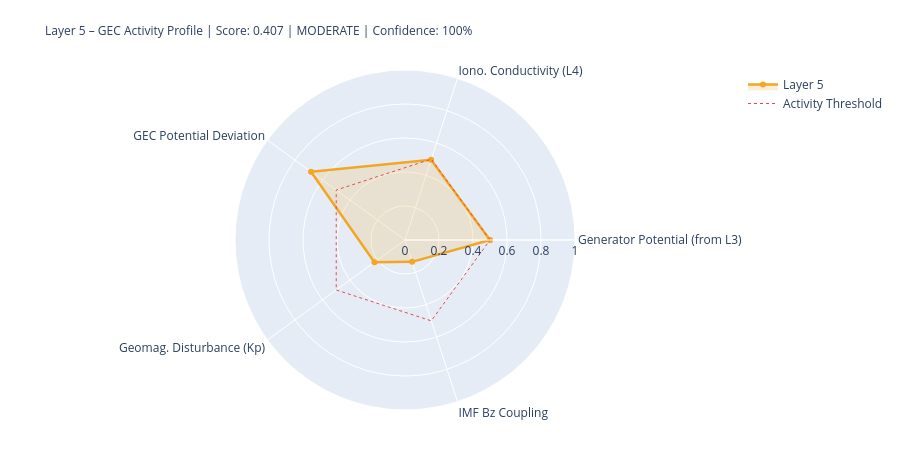

Source (notebook cell):
### Markdown cell above
---
## 5. State Assessment & Handoff to Layer 6

### Code cell
# ============================================================
# LAYER-5-SCORE
# ============================================================

# Components
# 1) Generator activity (Layer-3-driven)
gen_score = norm(generator_strength, 0.3, 2.0)
gen_src   = 'from_layer3' if l3_thunder_score is not None else 'estimated'

# 2) Ionospheric conductivity (Layer-4-driven)
iono_score = norm(iono_cond_factor, 0.7, 1.4)
iono_src   = 'from_layer4' if l4_ioniz is not None else 'estimated'

# 3) GEC potential deviation from reference
pot_score = norm(abs(delta_V_pct), 0, 30)  # 0 = at reference, 1 = 30% deviation
pot_src   = 'derived'

# 4) Geomagnetic disturbance (Kp) – modulates vertical currents
kp_score = norm(kp_val, 0, 9)
kp_src   = 'primary' if kp_now is not None else 'from_layer4'

# 5) IMF Bz coupling (southward = stronger M-I coupling → GEC influence)
bz_score = norm(-(bz_now or 0), -5, 30) if bz_now is not None else None
bz_src   = 'primary' if bz_now is not None else 'missing'

COMPONENTS = {
    'Generator Potential (from L3)':  {'score': gen_score,   'source': 'derived_from_layer3', 'dynamic': True},
    'Iono. Conductivity (L4)':      {'score': iono_score,  'source': iono_src, 'dynamic': True},
    'GEC Potential Deviation':      {'score': pot_score,   'source': pot_src,  'dynamic': True},
    'Geomag. Disturbance (Kp)':         {'score': kp_score,    'source': kp_src,   'dynamic': True},
    'IMF Bz Coupling':               {'score': bz_score,    'source': bz_src,   'dynamic': True},
}

available   = {k: v['score'] for k, v in COMPONENTS.items() if v['score'] is not None}
unavailable = [k for k, v in COMPONENTS.items() if v['score'] is None]
layer5_score = round(sum(available.values()) / len(available), 4) if available else None
confidence   = round(len(available) / len(COMPONENTS), 2)
level = ('unknown' if layer5_score is None
         else 'quiet'   if layer5_score < 0.3
         else 'moderate' if layer5_score < 0.6
         else 'active')
dominant_l5 = max(available, key=available.get) if available else 'none'

# Kp consistency: separate 1-min raw value from score value
kp_1m_raw   = kp_now          # directly from API (can be 0.0 during live measurement)
kp_for_score = kp_val          # from Layer-0 context or estimated value if needed
kp_score_src = kp_src

W = 68
print('=' * W)
print('LAYER 5 – GLOBAL ELECTRIC CIRCUIT – STATE ASSESSMENT')
print('=' * W)
for name, comp in COMPONENTS.items():
    s = comp['score']
    if s is not None:
        bar = '█' * int(s*20) + '░' * (20-int(s*20))
        print(f'  {name:<34} {bar}  {s:.3f}  [{comp["source"]}]')
    else:
        print(f'  {name:<34} {"─"*20}  n/a   [missing]')
print('-' * W)
print(f'  Score:         {layer5_score:.3f}  ({len(available)}/{len(COMPONENTS)} components)')
print(f'  Confidence:    {confidence:.0%}')
print(f'  Level:         {level.upper()}')
print(f'  Dominant:      {dominant_l5}')
print(f'  V_iono:        {V_iono_mod:.1f} kV  (Δ {delta_V_pct:+.1f}% vs. Ref)')
print(f'  I_total:       {I_total_mod:.1f} A   (Δ {delta_I_pct:+.1f}% vs. Ref)')
print('=' * W)

# Radar
cats   = list(available.keys())
vals_r = list(available.values())
if len(cats) >= 3:
    fig = go.Figure()
    fig.add_trace(go.Scatterpolar(
        r=vals_r + [vals_r[0]], theta=cats + [cats[0]],
        fill='toself', fillcolor='rgba(242,166,35,0.18)',
        line=dict(color='#F2A623', width=2.5), name='Layer 5'
    ))
    fig.add_trace(go.Scatterpolar(
        r=[0.5]*(len(cats)+1), theta=cats+[cats[0]],
        line=dict(color='#E24B4A', dash='dot', width=1),
        mode='lines', name='Activity Threshold'
    ))
    fig.update_layout(
        title=dict(
            text=f'Layer 5 – GEC Activity Profile | Score: {layer5_score:.3f} | {level.upper()} | Confidence: {confidence:.0%}',
            font=dict(size=12)
        ),
        polar=dict(radialaxis=dict(visible=True, range=[0,1])),
        height=450, showlegend=True,
        margin=dict(l=80, r=80, t=70, b=40)
    )
    fig.show()

### Figure 1 — Plotly figure (JSON) as saved in the notebook; plotly's stock layout.template omitted (floating-point values rounded to 4 significant figures)
{"data": [{"fill": "toself", "fillcolor": "rgba(242,166,35,0.18)", "line": {"color": "#F2A623", "width": 2.5}, "name": "Layer 5", "r": [0.5, 0.4963, 0.6833, 0.2222, 0.1351, 0.5], "theta": ["Generator Potential (from L3)", "Iono. Conductivity (L4)", "GEC Potential Deviation", "Geomag. Disturbance (Kp)", "IMF Bz Coupling", "Generator Potential (from L3)"], "type": "scatterpolar"}, {"line": {"color": "#E24B4A", "dash": "dot", "width": 1}, "mode": "lines", "name": "Activity Threshold", "r": [0.5, 0.5, 0.5, 0.5, 0.5, 0.5], "theta": ["Generator Potential (from L3)", "Iono. Conductivity (L4)", "GEC Potential Deviation", "Geomag. Disturbance (Kp)", "IMF Bz Coupling", "Generator Potential (from L3)"], "type": "scatterpolar"}], "layout": {"height": 450, "margin": {"b": 40, "l": 80, "r": 80, "t": 70}, "polar": {"radialaxis": {"range": [0, 1], "visible": true}}, "showlegend": true, "title": {"font": {"size": 12}, "text": "Layer 5 – GEC Activity Profile | Score: 0.407 | MODERATE | Confidence: 100%"}}}
